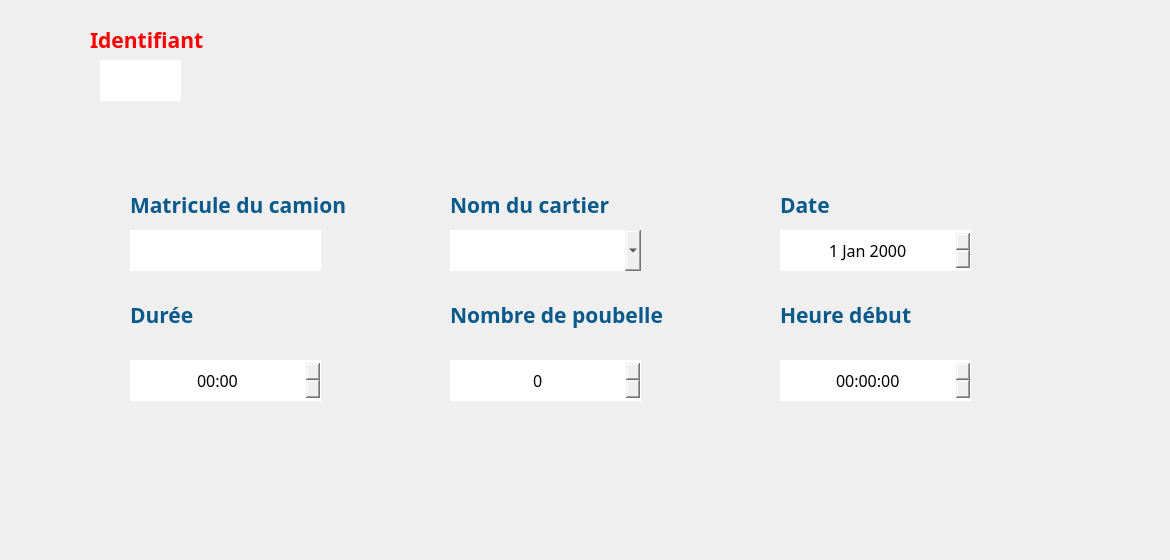
      <widget class="QWidget" name="MAJ_Ramas">
       <property name="styleSheet">
        <string notr="true">#MAJ_Ramas {
background-color: transparent;
border-image: url(:back2.jpg);
background: none;
border: none;
background-repeat: none;
}
</string>
       </property>
       <widget class="QPushButton" name="pushButton_Annuler_MAJ_R">
        <property name="geometry">
         <rect>
          <x>920</x>
          <y>440</y>
          <width>161</width>
          <height>51</height>
         </rect>
        </property>
        <property name="styleSheet">
         <string notr="true">#pushButton_Annuler_MAJ_R {
background-color: transparent;
border-image: url(:Annuler.png);
background: none;
border: none;
background-repeat: none;
}

#pushButton_Annuler_MAJ_R:hover
{
border-image: url(:AnuulerRamas_hover.png);
}</string>
        </property>
        <property name="text">
         <string/>
        </property>
        <property name="autoDefault">
         <bool>false</bool>
        </property>
        <property name="default">
         <bool>false</bool>
        </property>
        <property name="flat">
         <bool>false</bool>
        </property>
       </widget>
       <widget class="QPushButton" name="pushButton_SaveR_MAJ">
        <property name="geometry">
         <rect>
          <x>920</x>
          <y>500</y>
          <width>161</width>
          <height>51</height>
         </rect>
        </property>
        <property name="styleSheet">
         <string notr="true">#pushButton_SaveR_MAJ {
background-color: transparent;
border-image: url(:Enregistrer.png);
background: none;
border: none;
background-repeat: none;
}

#pushButton_SaveR_MAJ:hover
 {

border-image: url(:EnregistrerR_hover.png);

}
</string>
        </property>
        <property name="text">
         <string/>
        </property>
       </widget>
       <widget class="QTimeEdit" name="timeEdit_DureeMAJ">
        <property name="geometry">
         <rect>
          <x>130</x>
          <y>360</y>
          <width>191</width>
          <height>41</height>
         </rect>
        </property>
        <property name="font">
         <font>
          <family>Javanese Text</family>
          <pointsize>12</pointsize>
         </font>
        </property>
        <property name="styleSheet">
         <string notr="true">#timeEdit_DureeMAJ{
background-color: transparent;
border-image: url(:champs.png);
background: none;
border: none;
background-repeat: none;
}
</string>
        </property>
        <property name="alignment">
         <set>Qt::AlignCenter</set>
        </property>
        <property name="displayFormat">
         <string>HH:mm</string>
        </property>
        <property name="calendarPopup">
         <bool>true</bool>
        </property>
       </widget>
       <widget class="QLineEdit" name="lineEdit_IDRamassage_MAJ">
        <property name="geometry">
         <rect>
          <x>100</x>
          <y>60</y>
          <width>81</width>
          <height>41</height>
         </rect>
        </property>
        <property name="font">
         <font>
          <family>Javanese Text</family>
          <pointsize>12</pointsize>
         </font>
        </property>
        <property name="autoFillBackground">
         <bool>false</bool>
        </property>
        <property name="styleSheet">
         <string notr="true">#lineEdit_IDRamassage_MAJ{
background-color: transparent;
border-image: url(:champs.png);
background: none;
border: none;
background-repeat: none;
}
</string>
        </property>
        <property name="text">
         <string/>
        </property>
        <property name="alignment">
         <set>Qt::AlignCenter</set>
        </property>
        <property name="readOnly">
         <bool>true</bool>
        </property>
       </widget>
       <widget class="QComboBox" name="comboBox_NomCartier_MAJ">
        <property name="geometry">
         <rect>
          <x>450</x>
          <y>230</y>
          <width>191</width>
          <height>41</height>
         </rect>
        </property>
        <property name="font">
         <font>
          <family>Javanese Text</family>
          <pointsize>12</pointsize>
         </font>
        </property>
        <property name="styleSheet">
         <string notr="true">#comboBox_NomCartier_MAJ{
background-color: transparent;
border-image: url(:champs.png);
background: none;
border: none;
background-repeat: none;
}
</string>
        </property>
       </widget>
       <widget class="QLabel" name="label_11">
        <property name="geometry">
         <rect>
          <x>450</x>
          <y>190</y>
          <width>221</width>
          <height>31</height>
         </rect>
        </property>
        <property name="font">
         <font>
          <family>Corbel</family>
          <pointsize>16</pointsize>
         </font>
        </property>
        <property name="text">
         <string>&lt;html&gt;&lt;head/&gt;&lt;body&gt;&lt;p&gt;&lt;span style=&quot; font-weight:600; color:#09598b;&quot;&gt;Nom du cartier&lt;/span&gt;&lt;/p&gt;&lt;/body&gt;&lt;/html&gt;</string>
        </property>
       </widget>
       <widget class="QDateEdit" name="dateEditR_MAJ">
        <property name="geometry">
         <rect>
          <x>780</x>
          <y>230</y>
          <width>191</width>
          <height>41</height>
         </rect>
        </property>
        <property name="font">
         <font>
          <family>Javanese Text</family>
          <pointsize>12</pointsize>
         </font>
        </property>
        <property name="styleSheet">
         <string notr="true">#dateEditR_MAJ{
background-color: transparent;
border-image: url(:champs.png);
background: none;
border: none;
background-repeat: none;
}
</string>
        </property>
        <property name="alignment">
         <set>Qt::AlignCenter</set>
        </property>
        <property name="maximumDateTime">
         <datetime>
          <hour>23</hour>
          <minute>59</minute>
          <second>59</second>
          <year>2020</year>
          <month>12</month>
          <day>31</day>
         </datetime>
        </property>
        <property name="minimumDateTime">
         <datetime>
          <hour>0</hour>
          <minute>0</minute>
          <second>0</second>
          <year>2000</year>
          <month>1</month>
          <day>1</day>
         </datetime>
        </property>
        <property name="minimumDate">
         <date>
          <year>2000</year>
          <month>1</month>
          <day>1</day>
         </date>
        </property>
        <property name="currentSection">
         <enum>QDateTimeEdit::DaySection</enum>
        </property>
        <property name="calendarPopup">
         <bool>false</bool>
        </property>
        <property name="date">
         <date>
          <year>2000</year>
          <month>1</month>
          <day>1</day>
         </date>
        </property>
       </widget>
       <widget class="QLabel" name="label_7">
        <property name="geometry">
         <rect>
          <x>780</x>
          <y>300</y>
          <width>151</width>
          <height>31</height>
         </rect>
        </property>
        <property name="font">
         <font>
          <family>Corbel</family>
          <pointsize>16</pointsize>
         </font>
        </property>
        <property name="text">
         <string>&lt;html&gt;&lt;head/&gt;&lt;body&gt;&lt;p&gt;&lt;span style=&quot; font-weight:600; color:#09598b;&quot;&gt;Heure début&lt;/span&gt;&lt;/p&gt;&lt;/body&gt;&lt;/html&gt;</string>
        </property>
       </widget>
       <widget class="QTimeEdit" name="timeEdit_DebMAJ">
        <property name="geometry">
         <rect>
          <x>780</x>
          <y>360</y>
          <width>191</width>
          <height>41</height>
         </rect>
        </property>
        <property name="font">
         <font>
          <family>Javanese Text</family>
          <pointsize>12</pointsize>
         </font>
        </property>
        <property name="styleSheet">
         <string notr="true">#timeEdit_DebMAJ{
background-color: transparent;
border-image: url(:champs.png);
background: none;
border: none;
background-repeat: none;
}
</string>
        </property>
        <property name="alignment">
         <set>Qt::AlignCenter</set>
        </property>
        <property name="calendarPopup">
         <bool>true</bool>
        </property>
       </widget>
       <widget class="QLabel" name="label_10">
        <property name="geometry">
         <rect>
          <x>780</x>
          <y>190</y>
          <width>151</width>
          <height>31</height>
         </rect>
        </property>
        <property name="font">
         <font>
          <family>Corbel</family>
          <pointsize>16</pointsize>
         </font>
        </property>
        <property name="text">
         <string>&lt;html&gt;&lt;head/&gt;&lt;body&gt;&lt;p&gt;&lt;span style=&quot; font-weight:600; color:#09598b;&quot;&gt;Date &lt;/span&gt;&lt;/p&gt;&lt;/body&gt;&lt;/html&gt;</string>
        </property>
       </widget>
       <widget class="QLabel" name="label_9">
        <property name="geometry">
         <rect>
          <x>130</x>
          <y>300</y>
          <width>119</width>
          <height>31</height>
         </rect>
        </property>
        <property name="font">
         <font>
          <family>Corbel</family>
          <pointsize>16</pointsize>
         </font>
        </property>
        <property name="text">
         <string>&lt;html&gt;&lt;head/&gt;&lt;body&gt;&lt;p&gt;&lt;span style=&quot; font-weight:600; color:#09598b;&quot;&gt;Durée&lt;/span&gt;&lt;/p&gt;&lt;/body&gt;&lt;/html&gt;</string>
        </property>
       </widget>
       <widget class="QLabel" name="label_8">
        <property name="geometry">
         <rect>
          <x>130</x>
          <y>190</y>
          <width>241</width>
          <height>31</height>
         </rect>
        </property>
        <property name="palette">
         <palette>
          <active>
           <colorrole role="WindowText">
            <brush brushstyle="SolidPattern">
             <color alpha="255">
              <red>4</red>
              <green>7</green>
              <blue>62</blue>
             </color>
            </brush>
           </colorrole>
          </active>
          <inactive>
           <colorrole role="WindowText">
            <brush brushstyle="SolidPattern">
             <color alpha="255">
              <red>4</red>
              <green>7</green>
              <blue>62</blue>
             </color>
            </brush>
           </colorrole>
          </inactive>
          <disabled>
           <colorrole role="WindowText">
            <brush brushstyle="SolidPattern">
             <color alpha="255">
              <red>120</red>
              <green>120</green>
              <blue>120</blue>
             </color>
            </brush>
           </colorrole>
          </disabled>
         </palette>
        </property>
        <property name="font">
         <font>
          <family>Corbel</family>
          <pointsize>16</pointsize>
         </font>
        </property>
        <property name="text">
         <string>&lt;html&gt;&lt;head/&gt;&lt;body&gt;&lt;p&gt;&lt;span style=&quot; font-weight:600; color:#09598b;&quot;&gt;Matricule du camion&lt;/span&gt;&lt;/p&gt;&lt;/body&gt;&lt;/html&gt;</string>
        </property>
       </widget>
       <widget class="QLabel" name="label_13">
        <property name="geometry">
         <rect>
          <x>90</x>
          <y>20</y>
          <width>131</width>
          <height>41</height>
         </rect>
        </property>
        <property name="palette">
         <palette>
          <active/>
          <inactive/>
          <disabled/>
         </palette>
        </property>
        <property name="font">
         <font>
          <family>Corbel</family>
          <pointsize>16</pointsize>
         </font>
        </property>
        <property name="text">
         <string>&lt;html&gt;&lt;head/&gt;&lt;body&gt;&lt;p&gt;&lt;span style=&quot; font-weight:600; color:#ff0000;&quot;&gt;Identifiant&lt;/span&gt;&lt;/p&gt;&lt;/body&gt;&lt;/html&gt;</string>
        </property>
       </widget>
       <widget class="QLineEdit" name="lineEdit_Matricule_MAJ">
        <property name="geometry">
         <rect>
          <x>130</x>
          <y>230</y>
          <width>191</width>
          <height>41</height>
         </rect>
        </property>
        <property name="font">
         <font>
          <family>Javanese Text</family>
          <pointsize>12</pointsize>
         </font>
        </property>
        <property name="styleSheet">
         <string notr="true">#lineEdit_Matricule_MAJ{
background-color: transparent;
border-image: url(:champs.png);
background: none;
border: none;
background-repeat: none;
}
</string>
        </property>
        <property name="alignment">
         <set>Qt::AlignCenter</set>
        </property>
       </widget>
       <widget class="QLabel" name="label_15">
        <property name="geometry">
         <rect>
          <x>450</x>
          <y>300</y>
          <width>241</width>
          <height>31</height>
         </rect>
        </property>
        <property name="font">
         <font>
          <family>Corbel</family>
          <pointsize>16</pointsize>
         </font>
        </property>
        <property name="text">
         <string>&lt;html&gt;&lt;head/&gt;&lt;body&gt;&lt;p&gt;&lt;span style=&quot; font-weight:600; color:#09598b;&quot;&gt;Nombre de poubelle&lt;/span&gt;&lt;/p&gt;&lt;/body&gt;&lt;/html&gt;</string>
        </property>
       </widget>
       <widget class="QSpinBox" name="spinBox_NbPoubelle_MAJ">
        <property name="geometry">
         <rect>
          <x>450</x>
          <y>360</y>
          <width>191</width>
          <height>41</height>
         </rect>
        </property>
        <property name="font">
         <font>
          <family>Javanese Text</family>
          <pointsize>12</pointsize>
         </font>
        </property>
        <property name="styleSheet">
         <string notr="true">#spinBox_NbPoubelle_MAJ{
background-color: transparent;
border-image: url(:champs.png);
background: none;
border: none;
background-repeat: none;
}
</string>
        </property>
        <property name="alignment">
         <set>Qt::AlignCenter</set>
        </property>
       </widget>
       <widget class="QPushButton" name="pushButton_Close_Envir_3">
        <property name="geometry">
         <rect>
          <x>1130</x>
          <y>10</y>
          <width>31</width>
          <height>31</height>
         </rect>
        </property>
        <property name="styleSheet">
         <string notr="true">#pushButton_Close_Envir_3{
background-color: transparent;
border-image: url(:close.png);
background: none;
border: none;
background-repeat: none;
}
</string>
        </property>
        <property name="text">
         <string/>
        </property>
       </widget>
      </widget>
